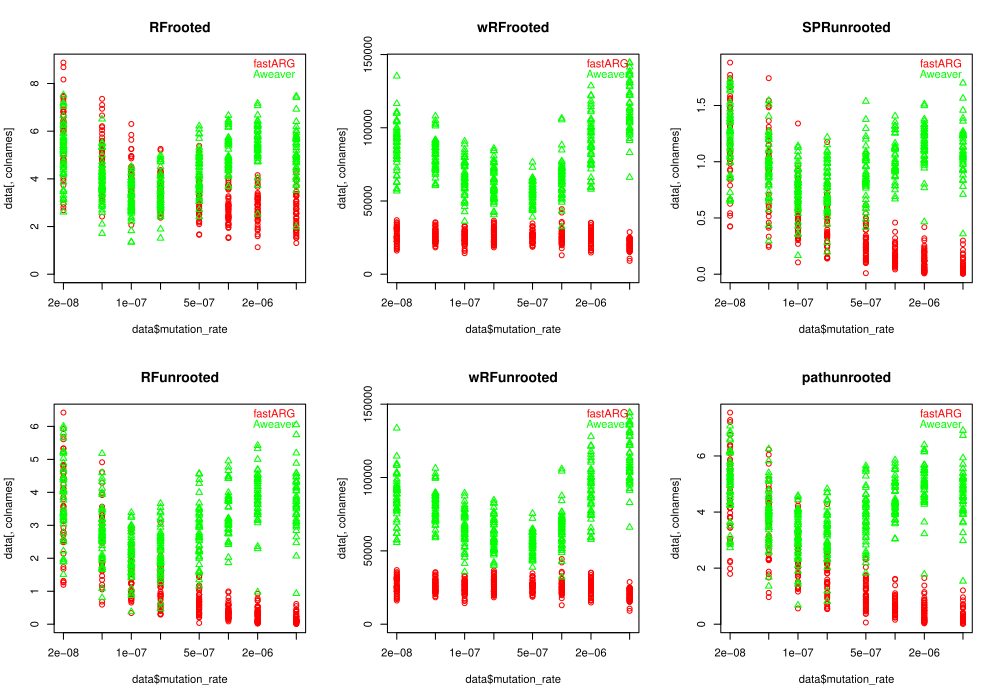

Generate this figure with R:
if (!interactive()) pdf('/home/yan/treeseq-inference/data/basic_test+aw_vs_fa.pdf',width=10, height=7)
data <- read.csv('/home/yan/treeseq-inference/data/basic_test_data.csv')

datamean <- aggregate(subset(data, select=-ARGweaver_iterations), list(data$mutation_rate), mean)
toolcols <- c('fastARG'='red','Aweaver'='green')
metrics <- c('RFrooted','RFunrooted','wRFrooted','wRFunrooted','SPRunrooted','pathunrooted')
layout(matrix(1:6,2,3))
sapply(metrics, function(m) {
    colnames = paste(names(toolcols), m, sep='_')
    matplot(data$mutation_rate, data[, colnames], type='p', pch=c(1,2), col=toolcols, main=m, 
        log='x', ylim = c(0,max(data[, colnames], na.rm=TRUE)))
    matlines(datamean$mutation_rate, datamean[, colnames], type='l', lty=1, col=toolcols)
    mtext(names(toolcols), line=seq(-1.2, by=-0.8, along.with=toolcols), adj=0.95,
        cex=0.7, col=toolcols)
})

if (!interactive()) dev.off()
